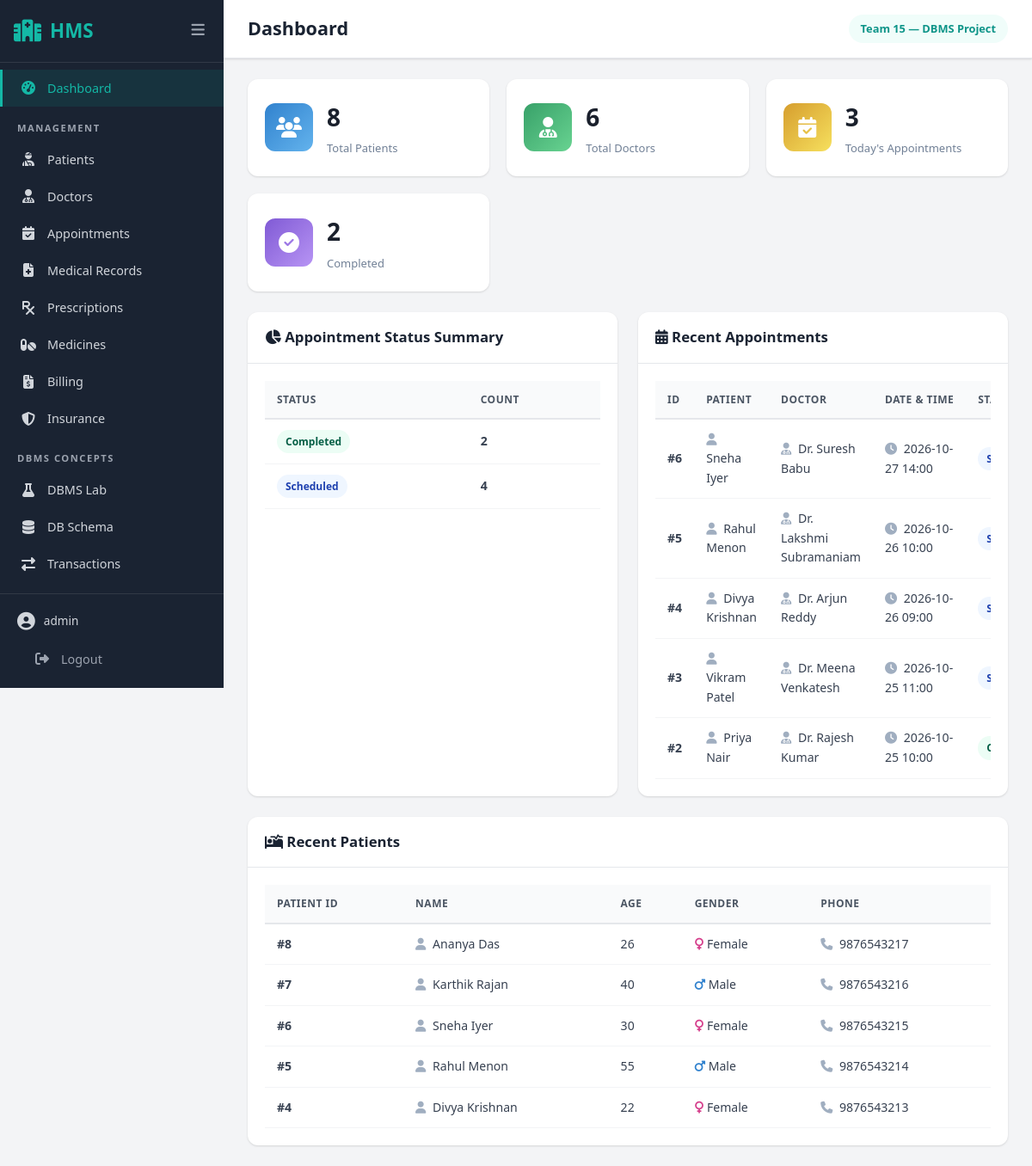
Page / (signed in) on the committed database.
### tables this page shows
CREATE TABLE Appointment (
        Appointment_ID  INTEGER PRIMARY KEY AUTOINCREMENT,
        Patient_ID      INTEGER NOT NULL,
        Doctor_ID       INTEGER NOT NULL,
        DateTime        TEXT NOT NULL,
        Status          TEXT NOT NULL DEFAULT 'Scheduled'
                        CHECK(Status IN ('Scheduled', 'Completed', 'Cancelled')),
        FOREIGN KEY (Patient_ID) REFERENCES Patient(Patient_ID),
        FOREIGN KEY (Doctor_ID)  REFERENCES Doctor(Doctor_ID),
        UNIQUE(Doctor_ID, DateTime)
    );

CREATE TABLE Patient (
        Patient_ID  INTEGER PRIMARY KEY AUTOINCREMENT,
        Name        TEXT NOT NULL,
        Age         INTEGER NOT NULL CHECK(Age > 0 AND Age < 150),
        Gender      TEXT NOT NULL CHECK(Gender IN ('Male', 'Female', 'Other')),
        Phone       TEXT NOT NULL,
        Address     TEXT NOT NULL
    );

CREATE TABLE Doctor (
        Doctor_ID       INTEGER PRIMARY KEY AUTOINCREMENT,
        Name            TEXT NOT NULL,
        Specialization  TEXT NOT NULL,
        Phone           TEXT NOT NULL,
        Availability    TEXT NOT NULL DEFAULT 'Available'
    );

### app.py (the view)
@app.route('/')
@login_required
def dashboard():
    db = get_connection()
    today = date.today().isoformat()
    stats = {
        'total_patients': db.execute("SELECT COUNT(*) FROM Patient").fetchone()[0],
        'total_doctors': db.execute("SELECT COUNT(*) FROM Doctor").fetchone()[0],
        'today_appointments': db.execute(
            "SELECT COUNT(*) FROM Appointment WHERE DATE(DateTime) = ?", (today,)
        ).fetchone()[0],
        'completed_appointments': db.execute(
            "SELECT COUNT(*) FROM Appointment WHERE Status = 'Completed'"
        ).fetchone()[0],
    }
    recent_appointments = db.execute("""
        SELECT a.Appointment_ID, p.Name AS patient_name, d.Name AS doctor_name,
               a.DateTime, a.Status
        FROM Appointment a
        JOIN Patient p ON a.Patient_ID = p.Patient_ID
        JOIN Doctor d ON a.Doctor_ID = d.Doctor_ID
        ORDER BY a.DateTime DESC LIMIT 5
    """).fetchall()
    recent_patients = db.execute(
        "SELECT * FROM Patient ORDER BY Patient_ID DESC LIMIT 5"
    ).fetchall()
    status_summary = db.execute("""
        SELECT Status, COUNT(*) as cnt FROM Appointment GROUP BY Status
    """).fetchall()
    return render_template('dashboard.html', stats=stats,
                           recent_appointments=recent_appointments,
                           recent_patients=recent_patients,
                           status_summary=status_summary)

### app.py (called while the page is built)
def login_required(f):
    @wraps(f)
    def decorated(*args, **kwargs):
        if 'user_id' not in session:
            flash('Please log in to access this page.', 'warning')
            return redirect(url_for('login'))
        return f(*args, **kwargs)
    return decorated

def get_connection():
    if 'db' not in g:
        g.db = get_db()
    return g.db

@app.teardown_appcontext
def close_connection(exception):
    db = g.pop('db', None)
    if db is not None:
        db.close()

### database.py (called while the page is built)
def get_db():
    conn = sqlite3.connect(DATABASE_PATH)
    conn.row_factory = sqlite3.Row
    conn.execute("PRAGMA foreign_keys = ON;")
    return conn

### templates/dashboard.html (shortened to what this page needs)
{% extends "base.html" %}
{% block page_title %}Dashboard{% endblock %}
{% block content %}
<div class="stat-cards">
    <div class="stat-card">
        <div class="stat-card-icon" style="background: linear-gradient(135deg, #3182ce, #63b3ed);">
            <i class="fas fa-users"></i>
        </div>
        <div class="stat-card-info">
            <h3>{{ stats.total_patients }}</h3>
            <p>Total Patients</p>
        </div>
    </div>
    <div class="stat-card">
        <div class="stat-card-icon" style="background: linear-gradient(135deg, #38a169, #68d391);">
            <i class="fas fa-user-md"></i>
        </div>
        <div class="stat-card-info">
            <h3>{{ stats.total_doctors }}</h3>
            <p>Total Doctors</p>
        </div>
    </div>
    <div class="stat-card">
        <div class="stat-card-icon" style="background: linear-gradient(135deg, #d69e2e, #f6e05e);">
            <i class="fas fa-calendar-check"></i>
        </div>
        <div class="stat-card-info">
            <h3>{{ stats.today_appointments }}</h3>
            <p>Today's Appointments</p>
        </div>
    </div>
    <div class="stat-card">
        <div class="stat-card-icon" style="background: linear-gradient(135deg, #805ad5, #b794f4);">
            <i class="fas fa-check-circle"></i>
        </div>
        <div class="stat-card-info">
            <h3>{{ stats.completed_appointments }}</h3>
            <p>Completed</p>
        </div>
    </div>
</div>
<div class="dashboard-grid">
    <div class="card">
        <div class="card-header">
            <h2><i class="fas fa-chart-pie"></i> Appointment Status Summary</h2>
        </div>
        <div class="card-body">
            {% if status_summary %}
            <table class="data-table">
                <thead>
                    <tr>
                        <th>Status</th>
                        <th>Count</th>
                    </tr>
                </thead>
                <tbody>
                    {% for row in status_summary %}
                    <tr>
                        <td>
                            {% if row.Status == 'Completed' %}
                                <span class="badge badge-success">{{ row.Status }}</span>
                            {% elif row.Status == 'Scheduled' %}
                                <span class="badge badge-info">{{ row.Status }}</span>
                            {% elif row.Status == 'Cancelled' %}
                                <span class="badge badge-danger">{{ row.Status }}</span>
                            {% elif row.Status == 'Pending' %}
                                <span class="badge badge-warning">{{ row.Status }}</span>
                            {% else %}
                                <span class="badge">{{ row.Status }}</span>
                            {% endif %}
                        </td>
                        <td><strong>{{ row.cnt }}</strong></td>
                    </tr>
                    {% endfor %}
                </tbody>
            </table>
            {% else %}
            <div class="empty-state">
                <i class="fas fa-clipboard-list"></i>
                <p>No appointment data available.</p>
            </div>
            {% endif %}
        </div>
    </div>
    <div class="card">
        <div class="card-header">
            <h2><i class="fas fa-calendar-alt"></i> Recent Appointments</h2>
        </div>
        <div class="card-body">
            {% if recent_appointments %}
            <div class="table-responsive">
                <table class="data-table">
                    <thead>
                        <tr>
                            <th>ID</th>
                            <th>Patient</th>
                            <th>Doctor</th>
                            <th>Date & Time</th>
                            <th>Status</th>
                        </tr>
                    </thead>
                    <tbody>
                        {% for appt in recent_appointments %}
                        <tr>
                            <td><strong>#{{ appt.Appointment_ID }}</strong></td>
                            <td>
                                <i class="fas fa-user text-muted"></i>
                                {{ appt.patient_name }}
                            </td>
                            <td>
                                <i class="fas fa-user-md text-muted"></i>
                                {{ appt.doctor_name }}
                            </td>
                            <td>
                                <i class="fas fa-clock text-muted"></i>
                                {{ appt.DateTime }}
                            </td>
                            <td>
                                {% if appt.Status == 'Completed' %}
                                    <span class="badge badge-success">{{ appt.Status }}</span>
                                {% elif appt.Status == 'Scheduled' %}
                                    <span class="badge badge-info">{{ appt.Status }}</span>
                                {% elif appt.Status == 'Cancelled' %}
                                    <span class="badge badge-danger">{{ appt.Status }}</span>
                                {% elif appt.Status == 'Pending' %}
                                    <span class="badge badge-warning">{{ appt.Status }}</span>
                                {% else %}
                                    <span class="badge">{{ appt.Status }}</span>
                                {% endif %}
                            </td>
                        </tr>
                        {% endfor %}
                    </tbody>
                </table>
            </div>
            {% else %}
            <div class="empty-state">
                <i class="fas fa-calendar-times"></i>
                <p>No recent appointments found.</p>
            </div>
            {% endif %}
        </div>
    </div>
    <div class="card">
        <div class="card-header">
            <h2><i class="fas fa-procedures"></i> Recent Patients</h2>
        </div>
        <div class="card-body">
            {% if recent_patients %}
            <div class="table-responsive">
                <table class="data-table">
                    <thead>
                        <tr>
                            <th>Patient ID</th>
                            <th>Name</th>
                            <th>Age</th>
                            <th>Gender</th>
                            <th>Phone</th>
                        </tr>
                    </thead>
                    <tbody>
                        {% for patient in recent_patients %}
                        <tr>
                            <td><strong>#{{ patient.Patient_ID }}</strong></td>
                            <td>
                                <i class="fas fa-user text-muted"></i>
                                {{ patient.Name }}
                            </td>
                            <td>{{ patient.Age }}</td>
                            <td>
                                {% if patient.Gender == 'Male' %}
                                    <i class="fas fa-mars" style="color: #3182ce;"></i>
                                {% elif patient.Gender == 'Female' %}
                                    <i class="fas fa-venus" style="color: #d53f8c;"></i>
                                {% else %}
                                    <i class="fas fa-genderless"></i>
                                {% endif %}
                                {{ patient.Gender }}
                            </td>
                            <td>
                                <i class="fas fa-phone text-muted"></i>
                                {{ patient.Phone }}
                            </td>
                        </tr>
                        {% endfor %}
                    </tbody>
                </table>
            </div>
            {% else %}
            <div class="empty-state">
                <i class="fas fa-user-plus"></i>
                <p>No patients registered yet.</p>
            </div>
            {% endif %}
        </div>
    </div>
</div>
{% endblock %}

### templates/base.html (shortened to what this page needs)
<!DOCTYPE html>
<html lang="en">
<head>
    <link rel="stylesheet" href="{{ url_for('static', filename='css/style.css') }}">
    <link rel="stylesheet" href="https://cdnjs.cloudflare.com/ajax/libs/font-awesome/6.5.1/css/all.min.css">
</head>
<body>
{% if session.get('user_id') %}
<div class="app-container">
    <aside class="sidebar" id="sidebar">
        <div class="sidebar-header">
            <div class="logo">
                <i class="fas fa-hospital"></i>
                <span>HMS</span>
            </div>
            <button class="sidebar-toggle" id="sidebarToggle" title="Toggle sidebar">
                <i class="fas fa-bars"></i>
            </button>
        </div>
        <nav class="sidebar-nav">
            <a href="{{ url_for('dashboard') }}" class="nav-link {% if request.endpoint == 'dashboard' %}active{% endif %}">
                <i class="fas fa-tachometer-alt"></i><span>Dashboard</span>
            </a>
            <div class="nav-section-title">Management</div>
            <a href="{{ url_for('patients') }}" class="nav-link {% if request.endpoint in ['patients','view_patient'] %}active{% endif %}">
                <i class="fas fa-user-injured"></i><span>Patients</span>
            </a>
            <a href="{{ url_for('doctors') }}" class="nav-link {% if request.endpoint == 'doctors' %}active{% endif %}">
                <i class="fas fa-user-md"></i><span>Doctors</span>
            </a>
            <a href="{{ url_for('appointments') }}" class="nav-link {% if request.endpoint == 'appointments' %}active{% endif %}">
                <i class="fas fa-calendar-check"></i><span>Appointments</span>
            </a>
            <a href="{{ url_for('medical_records') }}" class="nav-link {% if request.endpoint == 'medical_records' %}active{% endif %}">
                <i class="fas fa-file-medical"></i><span>Medical Records</span>
            </a>
            <a href="{{ url_for('prescriptions') }}" class="nav-link {% if request.endpoint == 'prescriptions' %}active{% endif %}">
                <i class="fas fa-prescription"></i><span>Prescriptions</span>
            </a>
            <a href="{{ url_for('medicines') }}" class="nav-link {% if request.endpoint == 'medicines' %}active{% endif %}">
                <i class="fas fa-pills"></i><span>Medicines</span>
            </a>
            <a href="{{ url_for('billing') }}" class="nav-link {% if request.endpoint == 'billing' %}active{% endif %}">
                <i class="fas fa-file-invoice-dollar"></i><span>Billing</span>
            </a>
            <a href="{{ url_for('insurance') }}" class="nav-link {% if request.endpoint == 'insurance' %}active{% endif %}">
                <i class="fas fa-shield-alt"></i><span>Insurance</span>
            </a>
            <div class="nav-section-title">DBMS Concepts</div>
            <a href="{{ url_for('dbms_lab') }}" class="nav-link {% if request.endpoint == 'dbms_lab' %}active{% endif %}">
                <i class="fas fa-flask"></i><span>DBMS Lab</span>
            </a>
            <a href="{{ url_for('schema') }}" class="nav-link {% if request.endpoint == 'schema' %}active{% endif %}">
                <i class="fas fa-database"></i><span>DB Schema</span>
            </a>
            <a href="{{ url_for('transactions') }}" class="nav-link {% if request.endpoint == 'transactions' %}active{% endif %}">
                <i class="fas fa-exchange-alt"></i><span>Transactions</span>
            </a>
            <a href="{{ url_for('concurrency') }}" class="nav-link {% if request.endpoint == 'concurrency' %}active{% endif %}">
                <span>Concurrency</span>
            </a>
        </nav>
        <div class="sidebar-footer">
            <div class="user-info">
                <i class="fas fa-user-circle"></i>
                <span>{{ session.get('username', 'Admin') }}</span>
            </div>
            <a href="{{ url_for('logout') }}" class="nav-link logout-link">
                <i class="fas fa-sign-out-alt"></i><span>Logout</span>
            </a>
        </div>
    </aside>
    <main class="main-content">
        <header class="top-bar">
            <h1 class="page-title">{% block page_title %}Dashboard{% endblock %}</h1>
            <div class="top-bar-right">
                <span class="team-badge">Team 15 — DBMS Project</span>
            </div>
        </header>
        <div class="content-area">
            {% block content %}{% endblock %}
        </div>
    </main>
</div>
{% endif %}
</body>
</html>

### templates/dashboard.html (style rules this page uses)
.dashboard-grid { display: grid; grid-template-columns: 1fr 1fr; gap: 24px; margin-top: 24px; }
.dashboard-grid .card:last-child { grid-column: 1 / -1; }
.stat-card-icon { width: 56px; height: 56px; border-radius: 12px; display: flex; align-items: center; justify-content: center; flex-shrink: 0; }
.stat-card-icon i { font-size: 24px; color: #fff; }
.stat-card-info h3 { font-size: 28px; font-weight: 700; margin: 0; color: #1a202c; }
.stat-card-info p { font-size: 13px; color: #718096; margin: 4px 0 0; }
.text-muted { color: #a0aec0; margin-right: 4px; }
.table-responsive { overflow-x: auto; }

### rows in the picture
Appointment: Status "Completed", cnt "2", Appointment_ID "2", patient_name "Priya Nair", doctor_name "Dr. Rajesh Kumar", DateTime "2026-10-25 10:00"
Appointment: Status "Scheduled", cnt "4", Appointment_ID "4", patient_name "Divya Krishnan", doctor_name "Dr. Arjun Reddy", DateTime "2026-10-26 09:00"
Appointment: Appointment_ID "6", patient_name "Sneha Iyer", doctor_name "Dr. Suresh Babu", DateTime "2026-10-27 14:00"
Appointment: Appointment_ID "5", patient_name "Rahul Menon", doctor_name "Dr. Lakshmi Subramaniam", DateTime "2026-10-26 10:00"
Appointment: Appointment_ID "3", patient_name "Vikram Patel", doctor_name "Dr. Meena Venkatesh", DateTime "2026-10-25 11:00"
Patient: Patient_ID "8", Name "Ananya Das", Age "26", Gender "Female", Phone "9876543217"
Patient: Patient_ID "7", Name "Karthik Rajan", Age "40", Gender "Male", Phone "9876543216"
Patient: Patient_ID "6", Name "Sneha Iyer", Age "30", Gender "Female", Phone "9876543215"
Patient: Patient_ID "5", Name "Rahul Menon", Age "55", Gender "Male", Phone "9876543214"
Patient: Patient_ID "4", Name "Divya Krishnan", Age "22", Gender "Female", Phone "9876543213"

### other values in the picture
{{ session.get('username', 'Admin') }} "admin"
{{ stats.total_patients }} "8"
{{ stats.total_doctors }} "6"
{{ stats.today_appointments }} "3"
{{ stats.completed_appointments }} "2"
